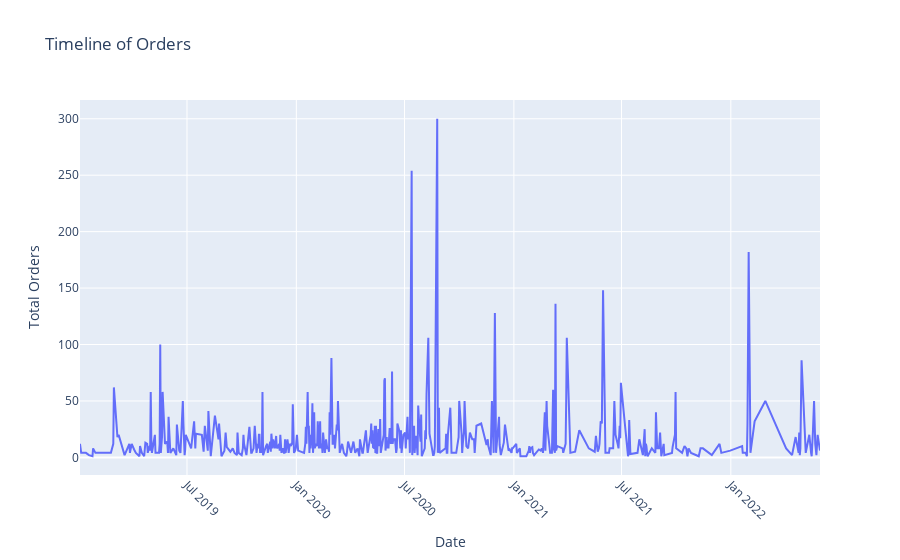

The notebook cell this image was saved under:
### Code cell
timeline_orders_for_192 =timeline_orders_for_aProduct(192)
plot_product_timeline(timeline_orders_for_192)

### Figure 1 — Plotly figure (JSON) as saved in the notebook; plotly's stock layout.template omitted (floating-point values rounded to 4 significant figures; data arrays with more than 128 entries replaced by an {"elided": "..."} marker saying what was removed)
{"data": [{"hovertemplate": "Date=%{x}<br>Total Orders=%{y}<extra></extra>", "legendgroup": "", "line": {"color": "#636efa", "dash": "solid"}, "marker": {"symbol": "circle"}, "mode": "lines", "name": "", "orientation": "v", "showlegend": false, "type": "scatter", "x": {"elided": "470 str values"}, "xaxis": "x", "y": {"elided": "470 int values"}, "yaxis": "y"}], "layout": {"legend": {"tracegroupgap": 0}, "title": {"text": "Timeline of Orders"}, "xaxis": {"anchor": "y", "domain": [0, 1], "tickangle": 45, "title": {"text": "Date"}}, "yaxis": {"anchor": "x", "domain": [0, 1], "title": {"text": "Total Orders"}}}}
